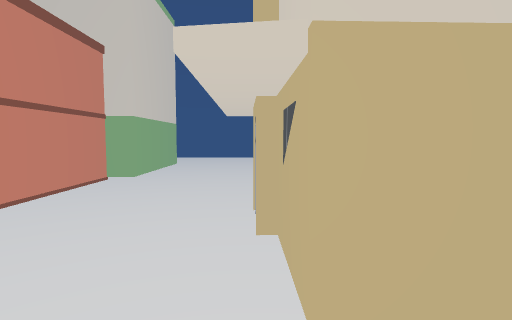
View 1 (above)

16 first-person views from a walk through a scene from a Unity 3-D project. The camera is 1.5 m above the floor, tilts 4° down and sees 80° across. The floor is counted in squares, 1 m on a side. Each view is taken from the middle of a square. On the plan, view 1 faces up. The plan holds only what a view shows up to about 15 squares ahead; the rest is blank. The place goes on beyond the plan. The player character is not drawn. Some surface patterns are stand-ins.

View 2
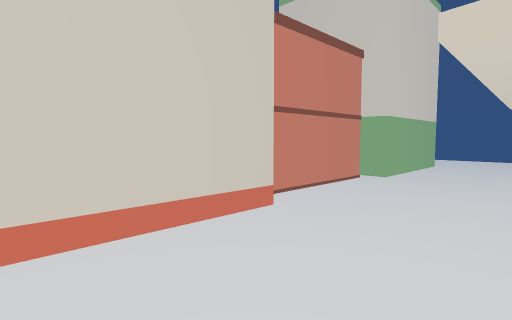

View 3
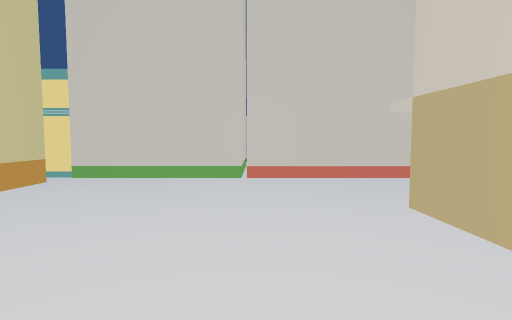

View 4
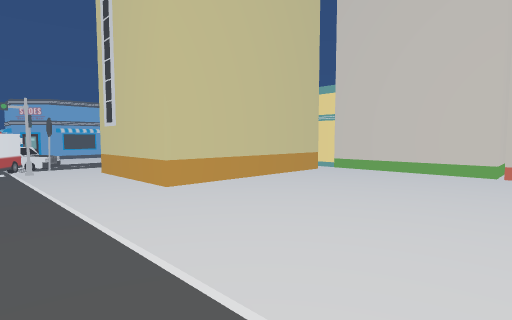

View 5
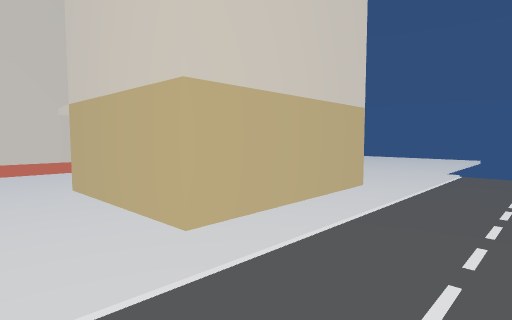

View 6
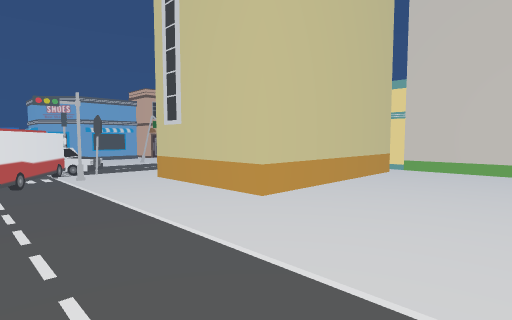

View 7
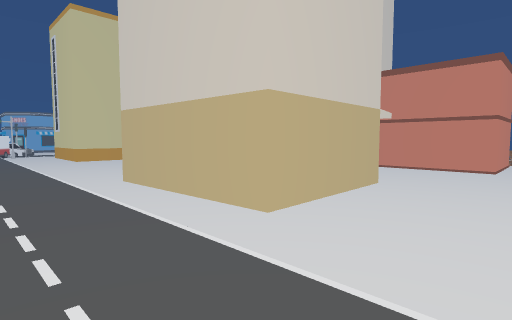

View 8
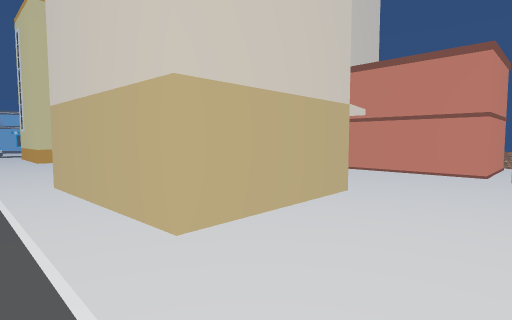

View 9
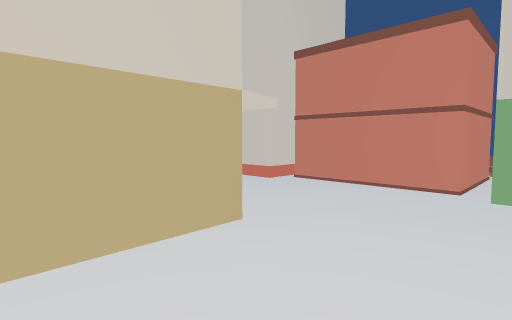

View 10
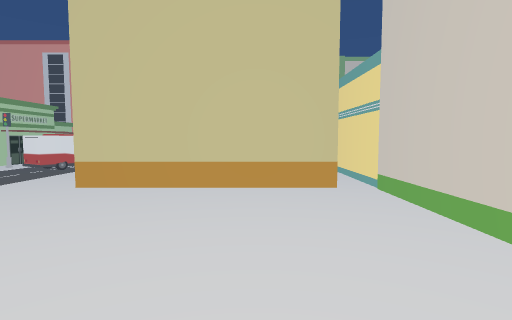

View 11
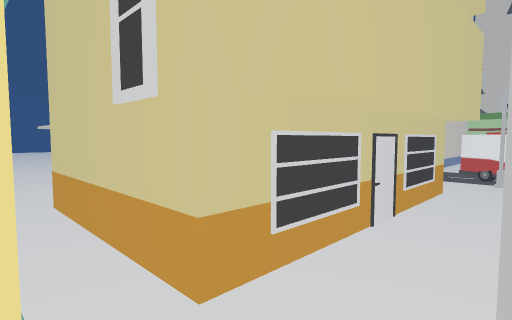

View 12
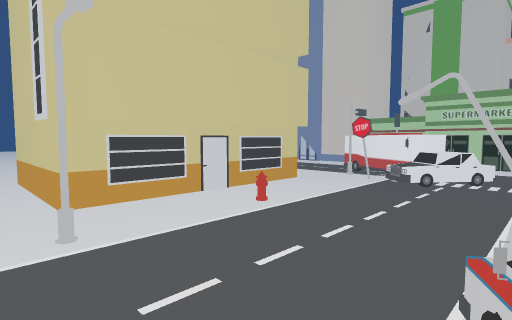

View 13
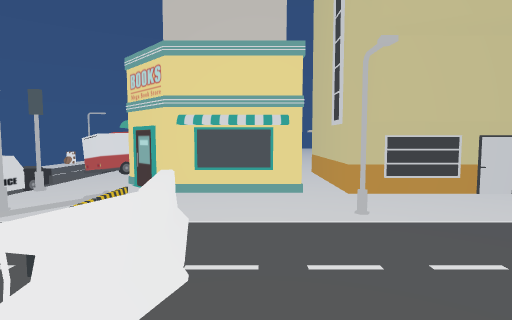

View 14
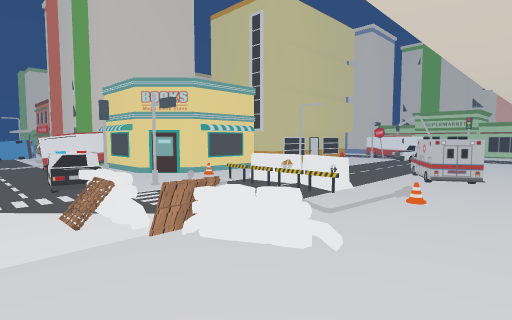

View 15
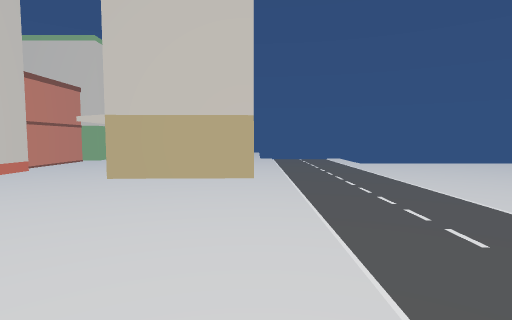

View 16
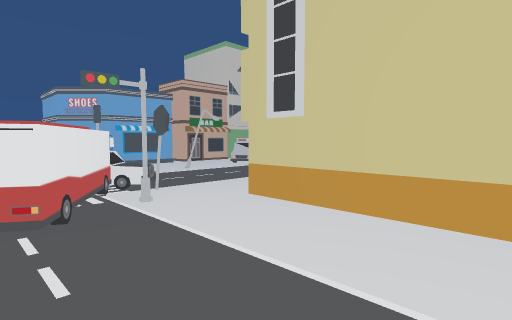

### Floor plan
Key: @ floor where view 1 was taken; # wall or solid block; . floor; / step, stairs or slope; = window, fence, low wall or low ledge; O other object.
Columns run from 16 left of view 1 to 10 right of it. Each row starts with its distance up from view 1.
 13            O...............
 12       OOOOOO..............
 11       OOOOO...............
 10           O................
  9           O......OOOOOO....
  8           O.....O     O....
  7           O.....O     O....
  6           O.....O     O....
  5        OOOOO....O     O....
  4            O....O     O....
  3            O.....OOOOOO....
  2            O.....O.........
  1            O...............
  0            O....@..........
 -1            O...............
 -2         OOOO...............
 -3            O...............
 -4            O...............
 -5            O...............
 -6            O...............
 -7  ...       O...............
 -8  ../   OOOOO.OOOOOOOO......
 -9  ..OOOO    O.O      O......
-10  ...O.O    O.O      O.....
-11  .....O    O.O      O......
-12  .. ..OO   O.O      O......
-13  .OOO..OOOOO.O      O....O.
-14  .OO.........OOOOOOOO....OO
-15  .OO..................##OO
-16  ....#......O...O.....#OO
-17  ..... OOO............OOO
-18  .=... O.O............OOO
-19 ..O.   O.O.............OO..
-20 ....   OOO........O........
-21 ..OO ........OO   ..
-22 ...= ......OOO
-23  ...........O ...
-24   ..............
-25 . OOOOOO

Where each view was taken, in squares from view 1:
view 1: 0 up, 0 right, facing up
view 2: 0 up, 0 right, facing up-left
view 3: 1 down, 7 right, facing left
view 4: 0 up, 9 right, facing down-left
view 5: 0 up, 10 right, facing up-left
view 6: 3 down, 10 right, facing down-left
view 7: 13 up, 10 right, facing down-left
view 8: 13 up, 8 right, facing down-left
view 9: 13 up, 4 right, facing down-left
view 10: 1 up, 1 left, facing down
view 11: 16 down, 5 left, facing up-right
view 12: 21 down, 5 left, facing up-right
view 13: 22 down, 6 left, facing up
view 14: 25 down, 16 left, facing up-right
view 15: 9 down, 6 right, facing up
view 16: 8 down, 10 right, facing down-left
